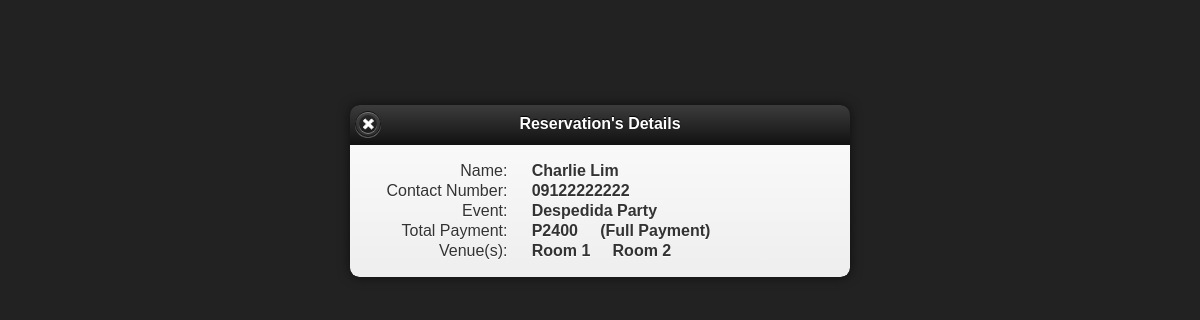
/res-details.php?Guest_id=278, run on the app's committed database.
### tables this page shows
CREATE TABLE `guest` (
  `Guest_id` int(4) NOT NULL AUTO_INCREMENT,
  `TDate` date NOT NULL,
  `Name` varchar(100) NOT NULL,
  `Company` varchar(100) NOT NULL,
  `venue` varchar(30) NOT NULL,
  `Address` varchar(100) NOT NULL,
  `Contact_no` varchar(11) NOT NULL,
  `Payment` varchar(20) NOT NULL,
  `Amount` int(11) NOT NULL,
  `Status` varchar(20) NOT NULL,
  `Quantity_reserve` int(4) NOT NULL,
  `Nights` int(4) NOT NULL,
  PRIMARY KEY (`Guest_id`)
);

CREATE TABLE `room` (
  `Room_no` int(4) NOT NULL AUTO_INCREMENT,
  `Description` varchar(100) NOT NULL,
  `Type_id` varchar(100) NOT NULL,
  `Rate` varchar(20) NOT NULL,
  `image` varchar(100) NOT NULL,
  PRIMARY KEY (`Room_no`)
);

### res-details.php (the view, shortened to what this page needs)
<!DOCTYPE html>
<html>
	<head>
	<link rel="stylesheet" href="css/jquery.mobile.min.css" />
</head>
<body>
<div data-role="dialog">
<div data-role="header" data-position="inline">
			<h1>Reservation's Details</h1>
			</div>
			<div data-role="content">
<?php
		if (isset($_GET['Guest_id'])) {
					$Guest_id = $_GET['Guest_id'];
								}
			$result = mysql_query("SELECT * FROM guest WHERE Guest_id = '$Guest_id'");
			while($row = mysql_fetch_array($result)) {
			$Name = $row['Name'];
			$Company = $row['Company'];
			$Contact_no = $row['Contact_no'];
			$Payment = $row['Payment'];
			$Amount = $row['Amount'];
				echo '<center>';
				echo '<table width="600" border="0" cellpadding="0">';
				echo '<tr>';
				echo '<td width="87" valign="top"><div align = "right"/>  Name:</td>';
				echo '<td width="281"><div align = "left"/>&nbsp; &nbsp; &nbsp;<b>'.$Name.'</b></td>';
				echo '</tr>';
				echo '<tr>';
				echo '<td><div align = "right"/>Contact Number:</td>';
				echo '<td><div align = "left"/>&nbsp; &nbsp; &nbsp;<b>'.$Contact_no.'</b></td>';
				echo '</tr>';
				echo '<tr>';
				echo '<td><div align = "right"/>Event:</td>';
				echo '<td><div align = "left"/>&nbsp; &nbsp; &nbsp;<b>'.$Company.'</b></td>';
				echo '</tr>';
				echo '<tr>';
				echo '<td><div align = "right"/>Total Payment:</td>';
				echo '<td><div align = "left"/>&nbsp; &nbsp; &nbsp;<b>P'.$Amount.'&nbsp; &nbsp; &nbsp;('.$Payment.')</b></td>';
				echo '</tr>';
				echo '<tr>';
				echo '<td valign="top"><div align = "right"/>Venue(s): </td>';
				echo '<td><div align = "left"/>';
			$resultA = mysql_query("SELECT * FROM reservation_info WHERE Guest_id = '$Guest_id'");
			while($rowA = mysql_fetch_array($resultA)) {
			$Room_no = $rowA['Room_no'];
			$resultB = mysql_query("SELECT * FROM room WHERE Room_no = '$Room_no'");
			while($rowB = mysql_fetch_array($resultB)) {
			$venue = $rowB['Description'];
				echo '&nbsp; &nbsp; &nbsp;<b>'.$venue.'</b>';
			}
			}
			}
				echo '</tr>';
                echo '</table>';
	?>
			</div>
	</div>
</body>
</html>

### data on the page
guest: Name "Charlie Lim", Contact_no "09122222222", Company "Despedida Party", Amount "2400", Payment "Full Payment"
room: Description "Room 1"
room: Description "Room 2"
